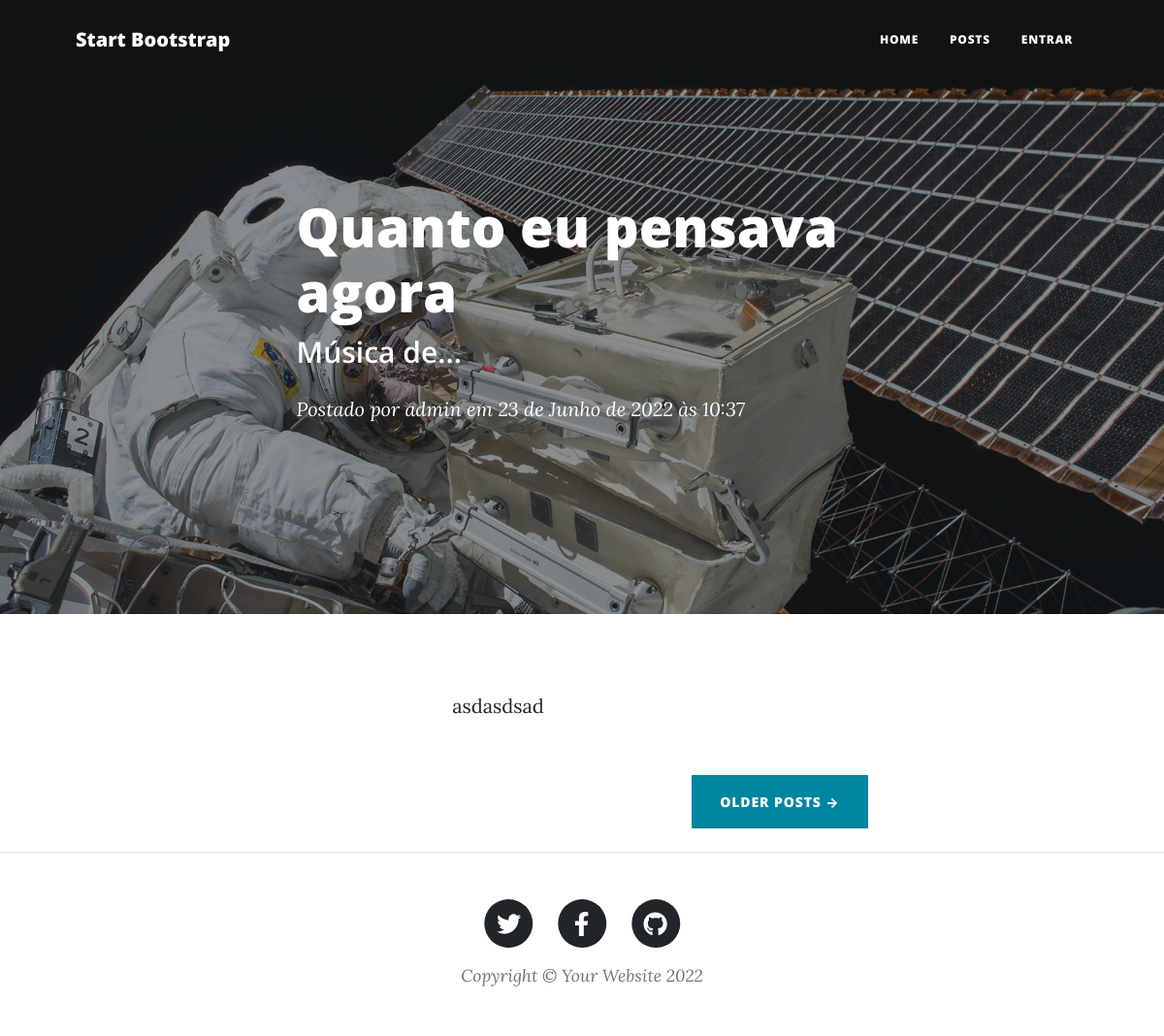
Screenshot of /post-by-admin-quanto-eu-pensava with the database file from the repository.
### app/models.py (models this page shows, shortened)
class Post(models.Model):
    STATUS      = (('disponível', 'Disponível'), ('indisponível', 'Indisponível'))
    titulo      = models.CharField(max_length=100)
    subtitulo   = models.CharField(max_length=100)
    slug        = models.SlugField(max_length=100)
    descricao   = models.TextField()
    autor       = models.ForeignKey(User, on_delete=models.CASCADE)
    publicacao  = models.DateTimeField(default=timezone.now)
    atualizacao = models.DateTimeField(auto_now_add=True)
    status      = models.CharField(max_length=12, choices=STATUS, default='indisponível')
    class Meta:
        ordering = ['publicacao']

### app/views.py (the view)
# urls.py: path('<slug:slug>', views.PostDetailView.as_view(), name='postDetail'),
class PostDetailView(DetailView):
    model = Post
    template_name = 'post/post-detail.html'
    context_object_name = 'post'

### app/templates/post/post-detail.html (shortened to what this page needs)
{% extends 'base.html' %}
{% load static %}
{% block header %}
    <header class="masthead" style="background-image: url({% static 'assets/img/post-bg.jpg' %})">
        <div class="container position-relative px-4 px-lg-5">
            <div class="row gx-4 gx-lg-5 justify-content-center">
                <div class="col-md-10 col-lg-8 col-xl-7">
                    <div class="post-heading">
                        <h1>{{post.titulo}}</h1>
                        <h2 class="subheading">{{post.subtitulo}}</h2>
                        <span class="meta">
                            Postado por
                            <a href="#!">{{post.autor}}</a>
                            em {{post.publicacao}}
                        </span>
                    </div>
                </div>
            </div>
        </div>
    </header>
{% endblock header %}
{% block content %}
    <article class="mb-4">
        <div class="container px-4 px-lg-5">
            <div class="row gx-4 gx-lg-5 justify-content-center">
                <div class="col-md-10 col-lg-8 col-xl-7">
                    <p>{{post.descricao}}</p>
                </div>
            </div>
        </div>
    </article>
{% endblock content %}

### rows the page displays
Post: titulo "Quanto eu pensava agora", subtitulo "Música de...", autor "admin", publicacao "23 de Junho de 2022 às 10:37", descricao "asdasdsad"
